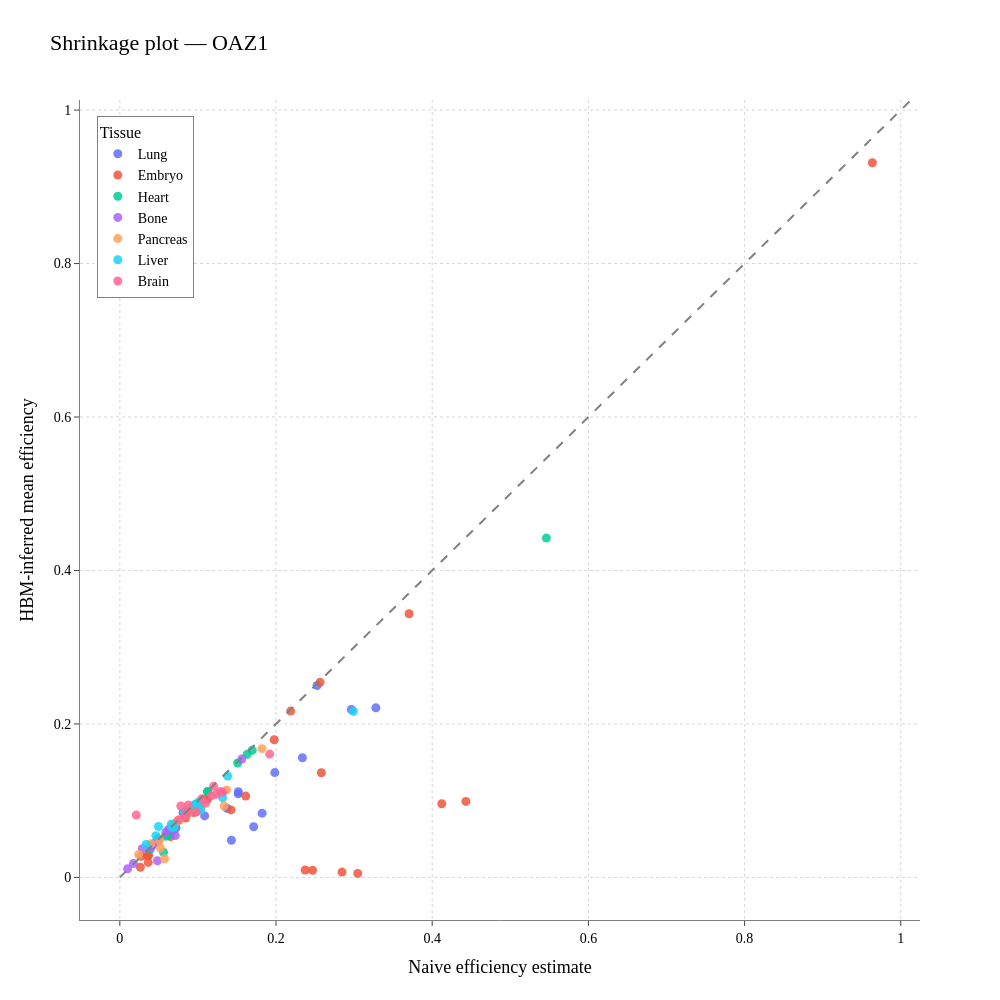

Notebook source saved alongside this figure:
### Code cell
import plotly.express as px

fig = px.scatter(
    df_small,
    x="eff_old_method",
    y="Mean RTA",
    color="level",
    hover_data={"Run": True, "level": True, "total_counts": True,
                "eff_old_method": ":.4f", "Mean RTA": ":.4f"},
    labels={"level": "Tissue",
        "eff_old_method": "Naive efficiency estimate",
            "Mean RTA": "HBM-inferred mean efficiency"},
    title="Shrinkage plot — " + gene,
    opacity=0.85,
)

# Diagonal reference line
max_val = max(df_small["eff_old_method"].max(), df_small["Mean RTA"].max()) * 1.05
fig.add_shape(type="line", x0=0, y0=0, x1=max_val, y1=max_val,
              line=dict(color="gray", dash="dash"))

fig.update_traces(marker=dict(size=9))
fig.update_layout()
fig.update_layout(
    plot_bgcolor="white",
    paper_bgcolor="white",
    font=dict(family="Times New Roman, DejaVu Serif, Bitstream Vera Serif, serif",
    size=14, color="black"),
    title_font=dict(size=22),
    legend_title_font=dict(size=16),
    legend_font=dict(size=14)     ,
    legend_title_text="Tissue",
    width=1000,
    height=1000
)

axis_style = dict(
    title_font=dict(size=18),
    tickfont=dict(size=14),
    showgrid=True,
    gridcolor="#c7c5c5",
    gridwidth=0.7,
    griddash = "dot",
    zeroline=False,
    linecolor="gray",
    ticks="outside"
)
fig.update_xaxes(**axis_style)
fig.update_yaxes(**axis_style)

fig.update_layout(
    legend=dict(
        x=0.02,
        y=0.98,
        xanchor="left",
        yanchor="top",
        bgcolor="white",
        bordercolor="gray",
        borderwidth=1
    )
)

outpath_full = outpath + "/Shrinkage_plot.svg"
outpath_full_html = outpath + "/Shrinkage_plot.html"
outpath_full_png = outpath + "/Shrinkage_plot.png"
fig.write_image(outpath_full, width=800, height=500)
fig.write_html(outpath_full_html)
fig.write_image(outpath_full_png, width=800, height=500)

fig.show()

### Figure 1 — Plotly figure (JSON) as saved in the notebook; plotly's stock layout.template omitted (floating-point values rounded to 4 significant figures)
{"data": [{"customdata": [["SRR22990329", "Lung", 64.0], ["SRR22990347", "Lung", 243.0], ["SRR22990330", "Lung", 47.0], ["SRR17248237", "Lung", 799.0], ["SRR22990341", "Lung", 1503.0], ["SRR22990328", "Lung", 350.0], ["SRR22990320", "Lung", 1775.0], ["SRR22990339", "Lung", 1123.0], ["SRR22990350", "Lung", 136.0], ["SRR22990342", "Lung", 1920.0], ["SRR22990348", "Lung", 302.0], ["SRR22990327", "Lung", 251.0], ["SRR22990349", "Lung", 328.0]], "hovertemplate": "Tissue=%{customdata[1]}<br>Naive efficiency estimate=%{x:.4f}<br>HBM-inferred mean efficiency=%{y:.4f}<br>Run=%{customdata[0]}<br>total_counts=%{customdata[2]}<extra></extra>", "legendgroup": "Lung", "marker": {"color": "#636efa", "opacity": 0.85, "symbol": "circle", "size": 9}, "mode": "markers", "name": "Lung", "orientation": "v", "showlegend": true, "x": [0.1516, 0.3279, 0.1373, 0.2526, 0.1822, 0.1518, 0.1985, 0.2965, 0.08085, 0.1086, 0.1429, 0.2338, 0.1714], "xaxis": "x", "y": [0.1089, 0.221, 0.09004, 0.2501, 0.08369, 0.1117, 0.1366, 0.2187, 0.08432, 0.0801, 0.04839, 0.156, 0.066], "yaxis": "y", "type": "scatter"}, {"customdata": [["SRR26965533", "Embryo", 623.0], ["SRR13186861", "Embryo", 103.0], ["SRR26965524", "Embryo", 324.0], ["SRR2007786", "Embryo", 128.0], ["SRR2007103", "Embryo", 162.0], ["SRR12660718", "Embryo", 4414.0], ["SRR13186860", "Embryo", 120.0], ["SRR2007102", "Embryo", 330.0], ["SRR14714408", "Embryo", 568.0], ["SRR315605", "Embryo", 341.0], ["SRR12660722", "Embryo", 352.0], ["SRR26965540", "Embryo", 996.0], ["SRR24044803", "Embryo", 1030.0], ["SRR3356524", "Embryo", 3563.0], ["SRR26965531", "Embryo", 425.0], ["SRR26965535", "Embryo", 2798.0], ["SRR14714407", "Embryo", 635.0], ["SRR26965536", "Embryo", 724.0], ["SRR24044802", "Embryo", 625.0], ["SRR24044801", "Embryo", 1039.0], ["SRR26965534", "Embryo", 579.0], ["SRR26965541", "Embryo", 708.0], ["SRR26965537", "Embryo", 623.0], ["SRR26965538", "Embryo", 406.0], ["SRR315606", "Embryo", 351.0]], "hovertemplate": "Tissue=%{customdata[1]}<br>Naive efficiency estimate=%{x:.4f}<br>HBM-inferred mean efficiency=%{y:.4f}<br>Run=%{customdata[0]}<br>total_counts=%{customdata[2]}<extra></extra>", "legendgroup": "Embryo", "marker": {"color": "#EF553B", "opacity": 0.85, "symbol": "circle", "size": 9}, "mode": "markers", "name": "Embryo", "orientation": "v", "showlegend": true, "x": [0.4122, 0.2188, 0.4431, 0.3704, 0.1424, 0.9637, 0.2564, 0.258, 0.03694, 0.02718, 0.08439, 0.09475, 0.06504, 0.1121, 0.03627, 0.1102, 0.0354, 0.2468, 0.1977, 0.1612, 0.2845, 0.3046, 0.2374, 0.06225, 0.02635], "xaxis": "x", "y": [0.09599, 0.2167, 0.09908, 0.3435, 0.08797, 0.9314, 0.2542, 0.1364, 0.02873, 0.02756, 0.07725, 0.08445, 0.05307, 0.1019, 0.01951, 0.1019, 0.02809, 0.009213, 0.1794, 0.106, 0.006885, 0.005248, 0.009658, 0.0563, 0.01322], "yaxis": "y", "type": "scatter"}, {"customdata": [["SRR17073145", "Heart", 348.0], ["SRR17883937", "Heart", 212.0], ["SRR17883939", "Heart", 58.0], ["SRR17883938", "Heart", 301.0], ["SRR7640005", "Heart", 646.0], ["SRR8874824", "Heart", 1415.0], ["SRR17073146", "Heart", 374.0], ["SRR8874819", "Heart", 2621.0], ["SRR17073144", "Heart", 449.0], ["SRR7640007", "Heart", 1415.0], ["SRR8874818", "Heart", 646.0], ["SRR8874828", "Heart", 665.0], ["SRR6880582", "Heart", 831.0], ["SRR8874820", "Heart", 2005.0], ["SRR7640009", "Heart", 826.0], ["SRR7640011", "Heart", 449.0], ["SRR8874822", "Heart", 449.0], ["SRR6880581", "Heart", 1223.0], ["SRR8874817", "Heart", 826.0], ["SRR8874825", "Heart", 1400.0]], "hovertemplate": "Tissue=%{customdata[1]}<br>Naive efficiency estimate=%{x:.4f}<br>HBM-inferred mean efficiency=%{y:.4f}<br>Run=%{customdata[0]}<br>total_counts=%{customdata[2]}<extra></extra>", "legendgroup": "Heart", "marker": {"color": "#00cc96", "opacity": 0.85, "symbol": "circle", "size": 9}, "mode": "markers", "name": "Heart", "orientation": "v", "showlegend": true, "x": [0.1509, 0.1695, 0.5463, 0.163, 0.06967, 0.06186, 0.0491, 0.07203, 0.06856, 0.06186, 0.06967, 0.03889, 0.05882, 0.08504, 0.07138, 0.1123, 0.1123, 0.05598, 0.07138, 0.1021], "xaxis": "x", "y": [0.1491, 0.1658, 0.4422, 0.1604, 0.0625, 0.05528, 0.05041, 0.06454, 0.06897, 0.05521, 0.06245, 0.03649, 0.05357, 0.08133, 0.06585, 0.1118, 0.1118, 0.03283, 0.06566, 0.09843], "yaxis": "y", "type": "scatter"}, {"customdata": [["SRR5398671", "Bone", 27.0], ["SRR2724743", "Bone", 1019.0], ["SRR2724744", "Bone", 1338.0], ["SRR3488641", "Bone", 1158.0], ["SRR1551132", "Bone", 880.0], ["SRR2724741", "Bone", 961.0], ["SRR2724740", "Bone", 1253.0], ["SRR1551131", "Bone", 768.0], ["SRR3488642", "Bone", 1763.0], ["SRR2724720", "Bone", 802.0], ["SRR2724742", "Bone", 1566.0], ["SRR2724739", "Bone", 1726.0], ["SRR2724738", "Bone", 1159.0], ["SRR3488640", "Bone", 2827.0], ["SRR2724719", "Bone", 695.0], ["SRR5398665", "Bone", 468.0]], "hovertemplate": "Tissue=%{customdata[1]}<br>Naive efficiency estimate=%{x:.4f}<br>HBM-inferred mean efficiency=%{y:.4f}<br>Run=%{customdata[0]}<br>total_counts=%{customdata[2]}<extra></extra>", "legendgroup": "Bone", "marker": {"color": "#ab63fa", "opacity": 0.85, "symbol": "circle", "size": 9}, "mode": "markers", "name": "Bone", "orientation": "v", "showlegend": true, "x": [0.02872, 0.1562, 0.03962, 0.06348, 0.04811, 0.009982, 0.01742, 0.07112, 0.04802, 0.04481, 0.04868, 0.06194, 0.03992, 0.05882, 0.04213, 0.07069], "xaxis": "x", "y": [0.03746, 0.1543, 0.03974, 0.06319, 0.02176, 0.01123, 0.01809, 0.05446, 0.04666, 0.04485, 0.0486, 0.06179, 0.04008, 0.05868, 0.04225, 0.06451], "yaxis": "y", "type": "scatter"}, {"customdata": [["SRR26898575", "Pancreas", 29.0], ["SRR26898576", "Pancreas", 18.0], ["SRR26898584", "Pancreas", 127.0], ["SRR26898579", "Pancreas", 109.0], ["SRR26898580", "Pancreas", 100.0], ["SRR26898581", "Pancreas", 300.0], ["SRR26898573", "Pancreas", 23.0], ["SRR6880585", "Pancreas", 107.0], ["SRR6880586", "Pancreas", 106.0], ["SRR26898582", "Pancreas", 694.0], ["SRR26898585", "Pancreas", 155.0], ["SRR26898586", "Pancreas", 121.0], ["SRR26898577", "Pancreas", 31.0], ["SRR26898571", "Pancreas", 40.0]], "hovertemplate": "Tissue=%{customdata[1]}<br>Naive efficiency estimate=%{x:.4f}<br>HBM-inferred mean efficiency=%{y:.4f}<br>Run=%{customdata[0]}<br>total_counts=%{customdata[2]}<extra></extra>", "legendgroup": "Pancreas", "marker": {"color": "#FFA15A", "opacity": 0.85, "symbol": "circle", "size": 9}, "mode": "markers", "name": "Pancreas", "orientation": "v", "showlegend": true, "x": [0.1368, 0.07179, 0.02413, 0.05728, 0.03989, 0.05206, 0.07557, 0.182, 0.09402, 0.05078, 0.1334, 0.06687, 0.08615, 0.1042], "xaxis": "x", "y": [0.1141, 0.07169, 0.02986, 0.02432, 0.04397, 0.0381, 0.07434, 0.1678, 0.09072, 0.04778, 0.09309, 0.06709, 0.08107, 0.09458], "yaxis": "y", "type": "scatter"}, {"customdata": [["SRR2535271", "Liver", 44.0], ["SRR3746518", "Liver", 48.0], ["SRR2535269", "Liver", 216.0], ["SRR3746516", "Liver", 457.0], ["SRR2535274", "Liver", 189.0], ["SRR2535275", "Liver", 123.0], ["SRR5952333", "Liver", 142.0], ["SRR2535267", "Liver", 234.0], ["SRR5952332", "Liver", 1345.0], ["SRR3746512", "Liver", 140.0], ["SRR5952331", "Liver", 1321.0], ["SRR2535276", "Liver", 106.0], ["SRR2535273", "Liver", 218.0], ["SRR3746517", "Liver", 33.0], ["SRR3746513", "Liver", 114.0]], "hovertemplate": "Tissue=%{customdata[1]}<br>Naive efficiency estimate=%{x:.4f}<br>HBM-inferred mean efficiency=%{y:.4f}<br>Run=%{customdata[0]}<br>total_counts=%{customdata[2]}<extra></extra>", "legendgroup": "Liver", "marker": {"color": "#19d3f3", "opacity": 0.85, "symbol": "circle", "size": 9}, "mode": "markers", "name": "Liver", "orientation": "v", "showlegend": true, "x": [0.2991, 0.08284, 0.1381, 0.06936, 0.09637, 0.1316, 0.06581, 0.1026, 0.06679, 0.03365, 0.1037, 0.09947, 0.09337, 0.04951, 0.0462], "xaxis": "x", "y": [0.2163, 0.08469, 0.1322, 0.06521, 0.09518, 0.1039, 0.06937, 0.09064, 0.06542, 0.04303, 0.08783, 0.09685, 0.09262, 0.06637, 0.05424], "yaxis": "y", "type": "scatter"}, {"customdata": [["SRR7277905", "Brain", 155.0], ["SRR7883717", "Brain", 18.0], ["SRR1202294", "Brain", 961.0], ["SRR7883719", "Brain", 39.0], ["SRR7883720", "Brain", 28.0], ["SRR7883721", "Brain", 51.0], ["SRR7883724", "Brain", 41.0], ["SRR1202295", "Brain", 1187.0], ["SRR1202291", "Brain", 1022.0], ["SRR2927426", "Brain", 1206.0], ["SRR7277904", "Brain", 2436.0], ["SRR7883722", "Brain", 53.0], ["SRR7277902", "Brain", 1977.0], ["SRR7883718", "Brain", 28.0], ["SRR2927427", "Brain", 1125.0], ["SRR1202290", "Brain", 1190.0]], "hovertemplate": "Tissue=%{customdata[1]}<br>Naive efficiency estimate=%{x:.4f}<br>HBM-inferred mean efficiency=%{y:.4f}<br>Run=%{customdata[0]}<br>total_counts=%{customdata[2]}<extra></extra>", "legendgroup": "Brain", "marker": {"color": "#FF6692", "opacity": 0.85, "symbol": "circle", "size": 9}, "mode": "markers", "name": "Brain", "orientation": "v", "showlegend": true, "x": [0.1919, 0.02112, 0.08673, 0.1238, 0.0979, 0.08755, 0.1316, 0.1098, 0.1175, 0.105, 0.075, 0.1289, 0.08348, 0.07804, 0.1201, 0.08508], "xaxis": "x", "y": [0.1607, 0.08134, 0.08755, 0.1084, 0.08522, 0.09449, 0.1111, 0.09662, 0.1064, 0.1026, 0.07479, 0.1121, 0.0805, 0.09299, 0.1187, 0.08206], "yaxis": "y", "type": "scatter"}], "layout": {"xaxis": {"anchor": "y", "domain": [0.0, 1.0], "title": {"text": "Naive efficiency estimate", "font": {"size": 18}}, "tickfont": {"size": 14}, "showgrid": true, "gridcolor": "#c7c5c5", "gridwidth": 0.7, "griddash": "dot", "zeroline": false, "linecolor": "gray", "ticks": "outside"}, "yaxis": {"anchor": "x", "domain": [0.0, 1.0], "title": {"text": "HBM-inferred mean efficiency", "font": {"size": 18}}, "tickfont": {"size": 14}, "showgrid": true, "gridcolor": "#c7c5c5", "gridwidth": 0.7, "griddash": "dot", "zeroline": false, "linecolor": "gray", "ticks": "outside"}, "legend": {"title": {"text": "Tissue", "font": {"size": 16}}, "tracegroupgap": 0, "font": {"size": 14}, "x": 0.02, "y": 0.98, "xanchor": "left", "yanchor": "top", "bgcolor": "white", "bordercolor": "gray", "borderwidth": 1}, "title": {"text": "Shrinkage plot — OAZ1", "font": {"size": 22}}, "shapes": [{"line": {"color": "gray", "dash": "dash"}, "type": "line", "x0": 0, "x1": 1.012, "y0": 0, "y1": 1.012}], "font": {"family": "Times New Roman, DejaVu Serif, Bitstream Vera Serif, serif", "size": 14, "color": "black"}, "plot_bgcolor": "white", "paper_bgcolor": "white", "width": 1000, "height": 1000}}
